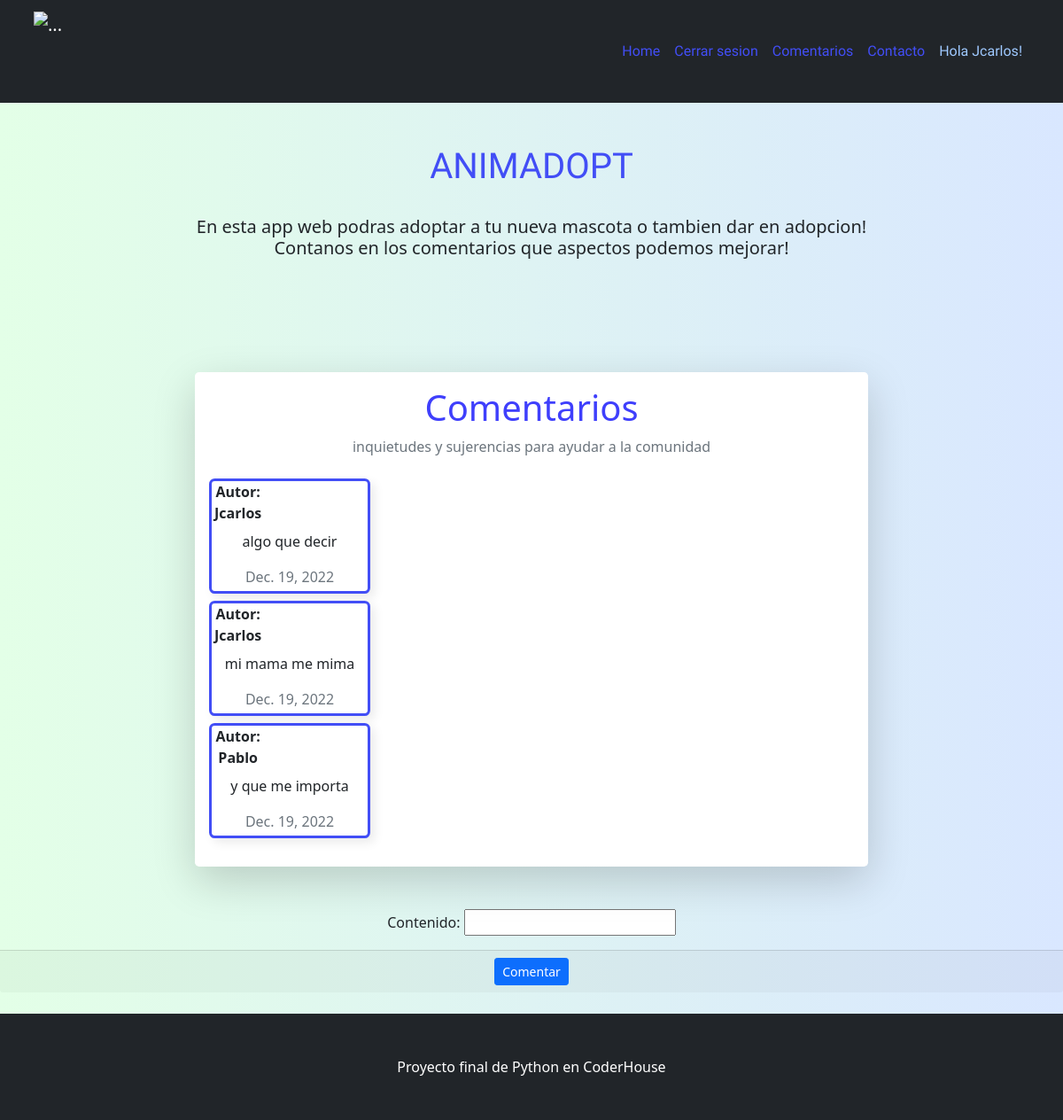
The page /project/comentarios/lcomen/ (signed in) on the database its author committed.
### comenapp/models.py (models this page shows, shortened)
class Coments(models.Model):
    remitente = models.ForeignKey(User, on_delete=models.CASCADE)
    contenido = models.CharField(max_length=1000)
    fecha = models.DateField(default=datetime.now)

### comenapp/views.py (the view)
# urls.py: path('lcomen/', form_comen, name="lcomen"),
def form_comen(request):
    comen = Coments.objects.all()
    if request.method == "POST":
        fcomen = ComentForm(request.POST)
        if fcomen.is_valid():
            coment = fcomen.save(commit=False)
            coment.remitente = request.user
            coment.save()
        return render(request, "comenapp/comen_list.html")
    else:
        fcomen = ComentForm()
    return render(request, "comenapp/comen_list.html", {"form_comentarios": fcomen, "list_comentarios":comen})

### comenapp/forms.py
class ComentForm(forms.ModelForm):
    remitente = models.CharField(max_length=50)
    class Meta:
        model = Coments
        fields = ('contenido',)

### comenapp/templates/comenapp/comen_list.html (shortened to what this page needs)
{% extends 'blogapp/index.html' %}
{% block comentarios %}
<div class="container px-5 my-5">
    <div class="row justify-content-center">
        <div class="col-lg-8">
            <div class="card border-0 rounded-3 shadow-lg">
                <div class="card-body p-4; text-center">
                    <div class="text-center">
                        <div class="h1 fw-light" style="color: rgb(63, 63, 252);">Comentarios</div>
                        <p style="color: rgb(237, 99, 99);" class="mb-4 text-muted">inquietudes y sujerencias para ayudar a la comunidad</p>
                    </div>
                    {% if list_comentarios %}
                    {% for comen in list_comentarios %}
                        <div class="col-md-3 mb-2">
                            <div style="border-radius: 0.4em;
                                        box-shadow: 0.3em 0.3em 0.7em #00000015;
                                        transition: border 0.5s cubic-bezier(0.175, 0.885, 0.32, 1.275);
                                        border: rgb(66, 78, 246) 0.2em solid;" class="card h-100">
                            <div class="row justify-content-left"> <strong class="col-md-5 mb-2" >Autor: <h7>{{ comen.remitente }}</h7></strong></div><p>{{ comen.contenido }}</p><p style="color: rgb(237, 99, 99);" class="mb-1 text-muted">{{ comen.fecha }}</p>
                            </div>
                        </div>
                    {% endfor %}
                    {% else %}
                    <p>No hay comentarios de momento</p>
                    {% endif %}
                    </div>
                </div>
            </div>
        </div>
    </div>
{% if request.user.is_authenticated %}
<div class="text-center" >
    <form method="post" >
        {{ form_comentarios.as_p }}
        <div class="card-footer">
            <input class="btn btn-primary btn-sm" type="submit" value="Comentar">
        </div>
    </form>
</div>
{% endif %}
{% endblock %}

### blogapp/templates/blogapp/index.html (shortened to what this page needs)
<!DOCTYPE html>
<html lang="en">
    <head>
        {% load static %}
        <link href=" {% static 'css/styles.css' %} " rel="stylesheet" />
    </head>
    <body>
        <nav class="navbar navbar-expand-sm navbar-dark bg-dark">
            <div class="container px-2">
                <img class="navbar-brand" src="{% static 'assets/img/catslepp.svg' %}" width="100" height="100" alt="..." />
                <div class="collapse navbar-collapse" id="navbarSupportedContent">
                    <ul class="navbar-nav ms-auto mb-2 mb-lg-0">
                        <li class="nav-item"><a style="font-family: 'Zen Dots', cursive; color: rgb(66, 78, 246);" class="nav-link active" aria-current="page" href=" {% url 'home' %} ">Home</a></li>
                        {% if request.user.is_authenticated%}
                        <li class="nav-item"><a style="font-family: 'Zen Dots', cursive; color: rgb(66, 78, 246);" class="nav-link" href="{% url 'logout' %}">Cerrar sesion</a>
                        <li class="nav-item"><a style="font-family: 'Zen Dots', cursive; color: rgb(66, 78, 246);" class="nav-link" href="{% url 'lcomen' %}">Comentarios</a></li>
                        <li class="nav-item"><a style="font-family: 'Zen Dots', cursive; color: rgb(66, 78, 246);" class="nav-link" href="{% url 'contacto' %}">Contacto</a></li>
                        <li class="nav-item"><a style="font-family: 'Zen Dots', cursive; color: rgb(159, 201, 255);" class="nav-link" href="{% url 'perfil' request.user.id %}">Hola {{request.user.username}}!</a></li>
                        {% endif %}
                    </ul>
                </div>
            </div>
        </nav>
        <div class="container px-4 px-lg-5; text-center">
            {% if request.user.is_authenticated %}
                <div class="row gx-4 gx-lg-5 align-items-center my-5">
                    <div class="text-center">
                        <div class="text-center">
                            <h1 style="font-family: 'Zen Dots', cursive; color: rgb(66, 78, 246);" >ANIMADOPT</h1>
                            <br>
                            <h5>En esta app web podras adoptar a tu nueva mascota o tambien dar en adopcion!
                                <br>
                                Contanos en los comentarios que aspectos podemos mejorar!
                            </h5>
                            <br>
                        </div>
                    </div>
                </div>
            </div>
            {% endif %}
            <div class="row gx-4 gx-lg-5">
                {% block comentarios %}
                {% endblock %}
            </div>
        <br>
        <footer class="py-5 bg-dark">
            <div class="container px-4 px-lg-5"><p class="m-0 text-center text-white">Proyecto final de Python en CoderHouse</p></div>
        </footer>
    </body>
</html>

### blogapp/templates/blogapp/index.html (style rules this page uses)
body { background: linear-gradient(90deg, #e3ffe7 0%, #d9e7ff 100%); }

### rows shown on the page
Coments: remitente "Jcarlos", contenido "algo que decir", fecha "Dec. 19, 2022"
Coments: remitente "Jcarlos", contenido "mi mama me mima", fecha "Dec. 19, 2022"
Coments: remitente "Pablo", contenido "y que me importa", fecha "Dec. 19, 2022"

### other values the page prints
{{ request.user.username }} "Jcarlos"
